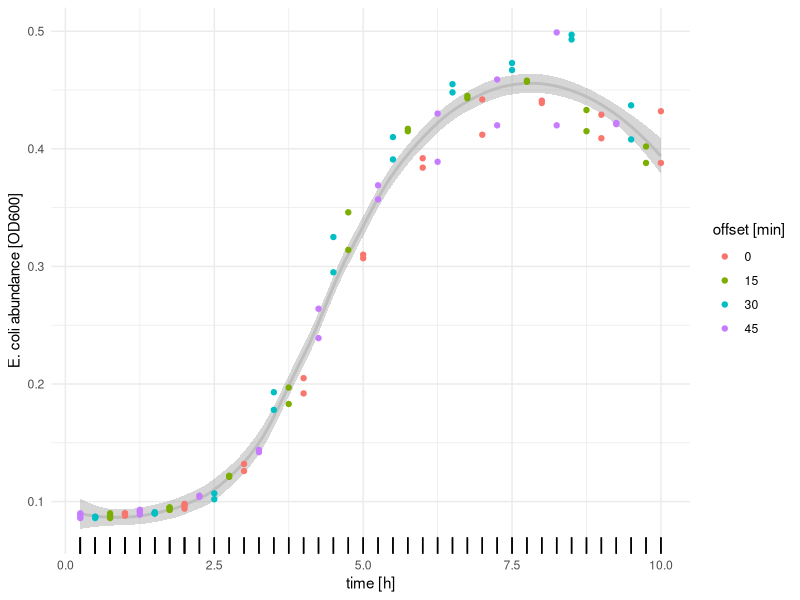
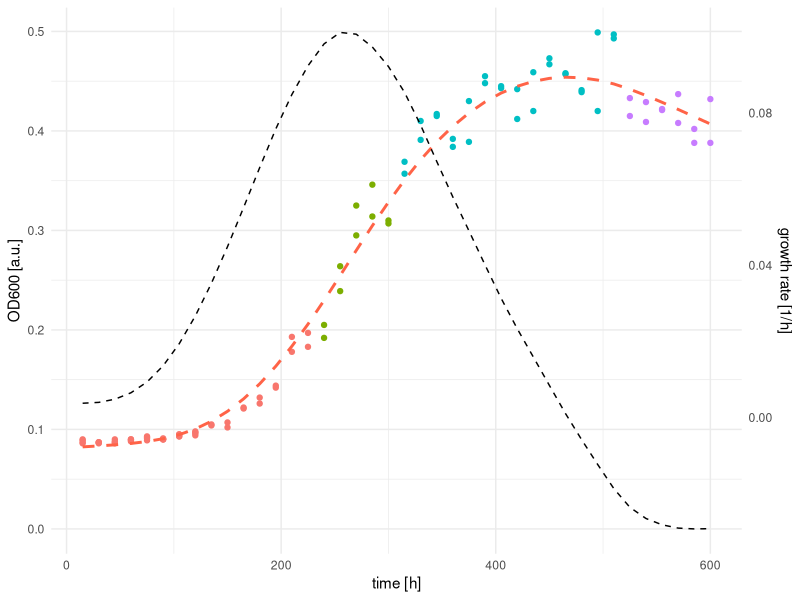
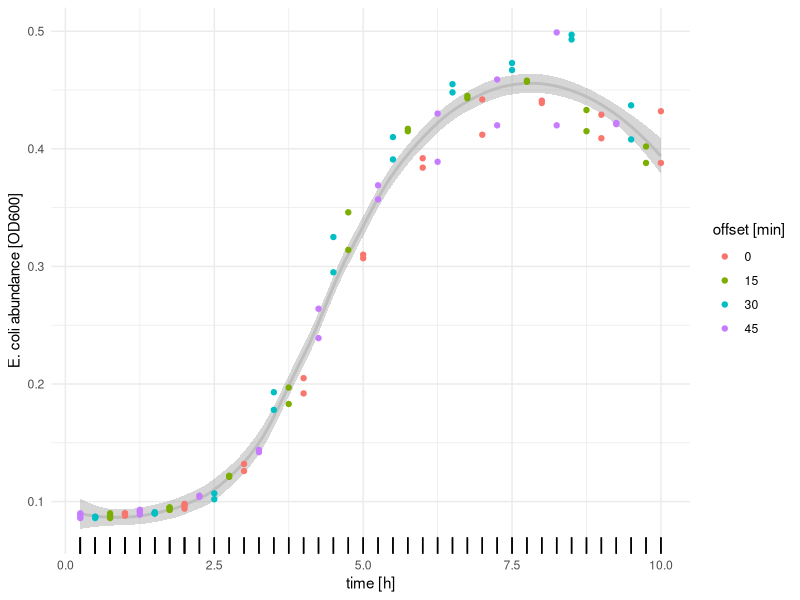
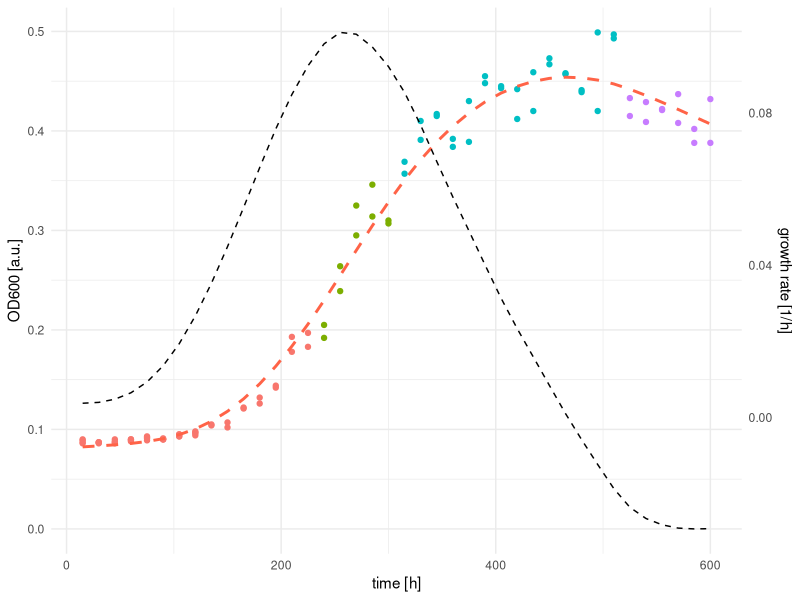

Reproduce these figures in R, in order.
## ---- chunk 1
library(data.table)
library(ggplot2)
theme_minimal() |> theme_set()

ods <- fread("data/ODs_offset.csv")
endpoints <- ods[, .SD[which.max(minutes)], by="well"]
fwrite(endpoints[, .(well, minutes, OD600, offset=`Time_offset(min)`)], "data/OD_endpoints.csv")
endpoints
## ---- chunk 2
ggplot(endpoints) +
  aes(x=minutes/60, y=OD600, color=factor(`Time_offset(min)`), group=1) +
  stat_smooth(color="gray", span=1/2) +
  geom_point() +
  geom_rug(sides="b", color="black") +
  labs(x="time [h]", y="E. coli abundance [OD600]", color="offset [min]")
ggsave("figures/od_curve.png", dpi=300)
## ---- chunk 3
mod <- endpoints[, smooth.spline(minutes, OD600, spar=0.7)]
smooth <- predict(mod, deriv=2) |> as.data.table()
cuts <- c(smooth[y>0.5*max(y), max(x)], smooth[y<0.5*min(y), min(x)], smooth[y<0.5*min(y), max(x)])
names(smooth) <- c("minutes", "second_derivative")
smooth[, "group" := "stationary"]
smooth[minutes <= cuts[1], "group" := "acceleration"]
smooth[minutes > cuts[1] &  minutes <= cuts[2] , "group" := "mid-log"]
smooth[minutes > cuts[2] & minutes <= cuts[3], "group" := "deceleration"]
smooth[, "smooth_OD" := predict(mod)$y]
smooth[, "first_derivative" := predict(mod, deriv=1)$y]
merged <- smooth[endpoints, on="minutes"]
merged[, "group" := factor(group, levels=c("acceleration", "mid-log", "deceleration", "stationary"))]
top = merged[, max(OD600)]
lowd = merged[, min(first_derivative)]
sf = 1 / merged[, max(first_derivative - lowd)/top]
ggplot(merged) +
  aes(x=minutes, y=OD600, color=group) +
  geom_point() +
  geom_line(aes(y=smooth_OD), color="tomato", linetype="dashed", size=1) +
  geom_line(aes(y = sf * (first_derivative - lowd)), color="black", linetype="dashed") +
  scale_y_continuous(
    name="OD600 [a.u.]",
    sec.axis = sec_axis(trans=~(./sf + lowd) * 60, name="growth rate [1/h]")
  ) +
  labs(x="time [h]") + guides(color=FALSE)
ggsave("figures/curves_and_derivs.png", dpi=300, width=4, height=4)

print(cuts)
